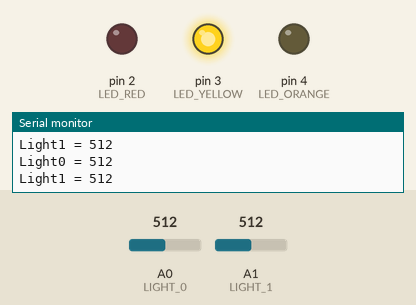
Recording of a sketch running on a simulated Arduino Uno, built with avr-gcc and run on an emulated ATmega328P. On the bench: output pins drawn as LEDs (lit = HIGH), the last lines printed to the serial monitor. Inputs (shaded band) come from the test bench; at power-on: A1 (LIGHT_1) = 512, A0 (LIGHT_0) = 512.

Above: at 1.2 s.
1.3 s: A1 (LIGHT_1) set to 529
At 2.5 s:
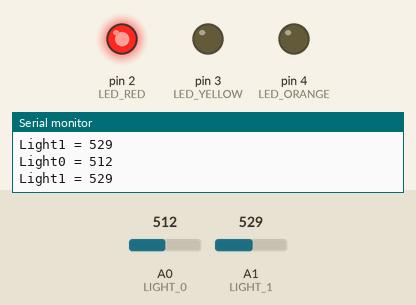
2.8 s: A1 (LIGHT_1) set to 511
At 4.0 s:
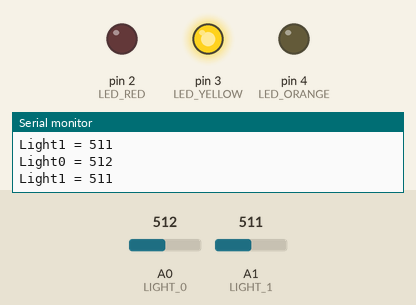
4.3 s: A1 (LIGHT_1) set to 716
At 5.8 s:
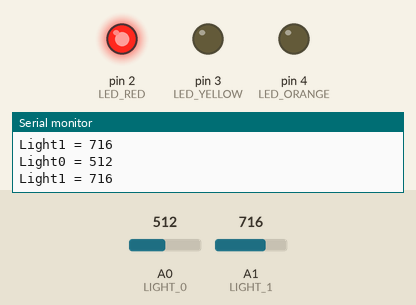
Timing chart, 0 to 7.3 s (numbered marks = the images above; inputs shaded):
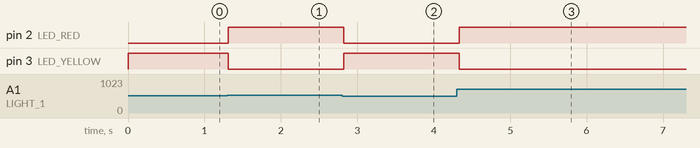

Measured:
- the behaviour switches between 512 and 513 on A1 (LIGHT_1) (found by bisection; images 0 and 1)
- after the input at 1.3 s, pin 2 (LED_RED): LOW → HIGH at once; pin 3 (LED_YELLOW): HIGH → LOW at once
- after the input at 2.8 s, pin 2 (LED_RED): HIGH → LOW at once; pin 3 (LED_YELLOW): LOW → HIGH at once
- after the input at 4.3 s, pin 2 (LED_RED): LOW → HIGH at once; pin 3 (LED_YELLOW): HIGH → LOW at once

The sketch:

TestPhotoDiode1.ino
```cpp
#define LED_RED PD2 //Arduino UNO pin 2
#define LED_YELLOW PD3 //Arduino UNO pin 3
#define LED_ORANGE PD4 //Arduino UNO pin 4
#define LIGHT_0 A0
#define LIGHT_1 A1

// Turns selected led on
void led_on(int led){
  PORTD |= _BV(led);
}

// Turns selected led off
void led_off(int led){
  PORTD &= ~_BV(led);
}

// Turns all leds on
void led_on_all(void){
  PORTD |= (_BV(LED_RED) | _BV(LED_YELLOW) | _BV(LED_ORANGE));
}

// Turns off leds on
void led_off_all(void){
  PORTD &= ~(_BV(LED_RED) | _BV(LED_YELLOW) | _BV(LED_ORANGE));
}

void setup() {
  Serial.begin(9600);
  // Outputs
  DDRD |= (_BV(LED_RED) | _BV(LED_YELLOW) | _BV(LED_ORANGE));
  led_on_all();
}

void loop() {
  int light0, light1;
  light0 = analogRead(LIGHT_0);
  light1 = analogRead(LIGHT_1);
  if (light0 < light1) {led_off_all(); led_on(LED_RED);}else{led_off_all(); led_on(LED_YELLOW);}
  Serial.print("Light0 = ");
  Serial.println(light0);
  Serial.print("Light1 = ");
  Serial.println(light1);
  delay(100);
}
```
